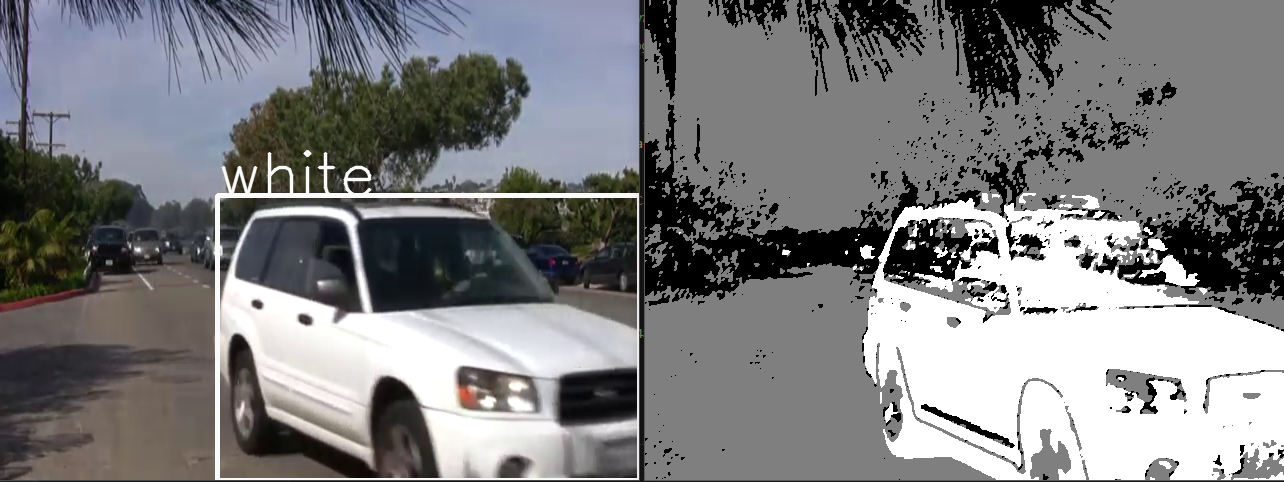
#> input picture Capture.PNG, 1284 x 482 px, given in place of 30_Minutes_of_Cars_Driving_By_in_2009(360p).mp4, which was not available
$ python color_vehicle_recognition.py
#> lines starting #> are read from the running program, lines starting #| are printed output that depends on the picture; after the words box and inside, x2 and y2 are one past the last pixel; in counts of white or black regions, pixels touching at a corner belong together; pictures that were not available may be replaced by others from this repository, and a replacement may not be noted
from scipy.spatial import distance as dist
from collections import OrderedDict
import numpy as np
from scipy.stats import itemfreq
import cv2
import math
import warnings
warnings.filterwarnings("ignore")

#Function to get the centroid of the Object.
def get_centroid(x, y, w, h):
    x1 = int(w / 2)
    y1 = int(h / 2)

    cx = x + x1
    cy = y + y1

    return (cx, cy)


#function to detect vehical/moving object
def detect_vehicles(fg_mask, min_contour_width=35, min_contour_height=35):

    matches = []
    frame_copy=fg_mask
    # finding external contours
    contours, hierarchy = cv2.findContours(
        fg_mask, cv2.RETR_EXTERNAL, cv2.CHAIN_APPROX_TC89_L1)


    for (i, contour) in enumerate(contours):
        (x, y, w, h) = cv2.boundingRect(contour)
        contour_valid = (w >= min_contour_width) and (
            h >= min_contour_height)

        if not contour_valid:
            continue

        # getting center of the bounding box
        centroid = get_centroid(x, y, w, h)

        matches.append(((x, y, w, h), centroid))

    return matches


#function to normalize the image so that the entire blob has the same rgb value
def normalized(down):
		s=down.shape
		x=s[1]
		y=s[0]
		norm=np.zeros((y,x,3),np.float32)
		norm_rgb=np.zeros((y,x,3),np.uint8)

		b=down[:,:,0]
		g=down[:,:,1]
		r=down[:,:,2]

		sum=b+g+r

		norm[:,:,0]=b/sum*255.0
		norm[:,:,1]=g/sum*255.0
		norm[:,:,2]=r/sum*255.0

		norm_rgb=cv2.convertScaleAbs(norm)
		return norm_rgb


# initializing color class
colors = OrderedDict({"red": (255, 0, 0),"green": (0, 255, 0),"blue": (0,0, 255),"white":(255,255,255),"black":(100,100,100),'Orange': (255, 128, 0)
,'Grey':(84,84,84),'yellow': (255,255,0),'NavyBlue': (0,0,128),'black': (0,0,0),'Silver': (192,192,192),'Dark Green' : (47,79,47),'grey':(194,194,194)
,'Maroon':(128,0,0),'green copper': (74,118,110)})
lab = np.zeros((len(colors), 1, 3), dtype="uint8")
colorNames = []


#converting the rbg color to lab colors
for (i, (name, rgb)) in enumerate(colors.items()):
			# update the L*a*b* array and the color names list
			lab[i] = rgb
			colorNames.append(name)
lab = cv2.cvtColor(lab, cv2.COLOR_RGB2LAB)


#function to label car lab color to a perticular color class
def label(image,lab,colorNames):

		# initialize the minimum distance found thus far
		minDist = (np.inf, None)

		# loop over the known L*a*b* color values
		for (i, row) in enumerate(lab):
			# compute the distance between the current L*a*b*
			# color value and the mean of the image

			d = dist.euclidean(row[0],image)

			# if the distance is smaller than the current distance,
			# then update the bookkeeping variable
			if d < minDist[0]:
				minDist = (d, i)

		# return the name of the color with the smallest distance
		return colorNames[minDist[1]]


#initialising background object used for background elemination
background=cv2.createBackgroundSubtractorMOG2()


cap=cv2.VideoCapture('30_Minutes_of_Cars_Driving_By_in_2009(360p).mp4')
#initialising frame counter
count_frame=1
while(cap.isOpened()):
	_,frame=cap.read()
#> frame is the input picture: shape (482, 1284, 3); mean B, G, R 127.6, 126, 125.7
	#resizing the frame
	try:
		frame=cv2.resize(frame,(640,480))
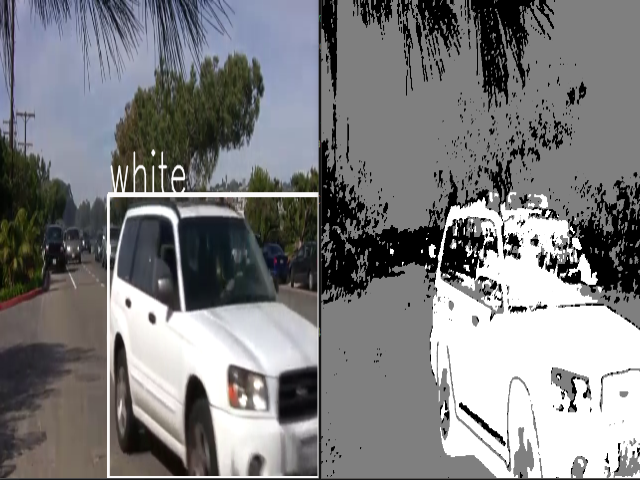
#> frame: shape (480, 640, 3); mean B, G, R 127.6, 125.9, 125.7
	except:
		break
	#creating a copy of the frame
	frame_copy=frame
	frame_copy_copy=copy =frame[:,:]

	#applying background elemination
	bg=background.apply(frame)
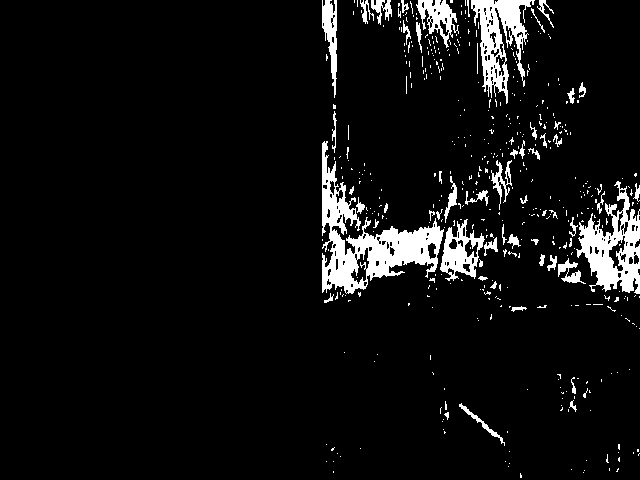
#> bg: shape (480, 640); values 127 (black) and 255 (white), 6.5% white; 459 white regions (402 under 20 px), largest, box (x1, y1, x2, y2) and area: (322, 141, 444, 294) 5855, (576, 181, 640, 294) 3296, (471, 0, 535, 104) 2779

	#additional image processing

	kernel=cv2.getStructuringElement(cv2.MORPH_ELLIPSE, (2, 2))
	bg= cv2.erode(bg,kernel,iterations = 1)
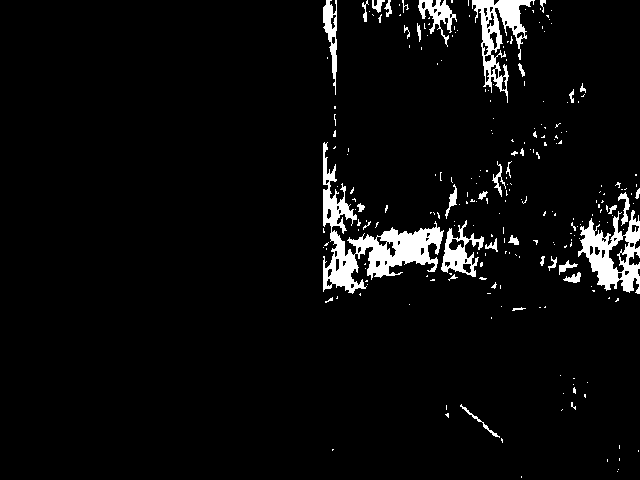
#> bg: shape (480, 640); values 127 (black) and 255 (white), 4.6% white; 239 white regions (205 under 20 px), largest, box (x1, y1, x2, y2) and area: (323, 142, 444, 294) 4790, (578, 210, 640, 294) 2432, (472, 0, 535, 103) 2079

	# Fill any small holes
	closing=cv2.morphologyEx(bg,cv2.MORPH_CLOSE,kernel)
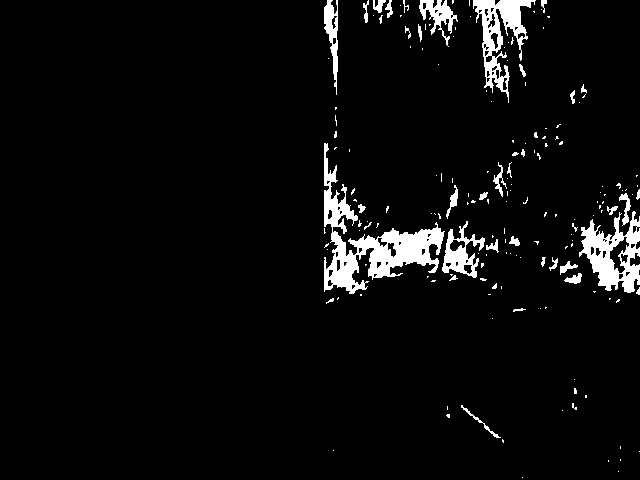
#> closing: shape (480, 640); values 127 (black) and 255 (white), 4.7% white; 173 white regions (137 under 20 px), largest, box (x1, y1, x2, y2) and area: (324, 143, 445, 294) 4909, (579, 211, 640, 293) 2444, (473, 0, 536, 103) 2200
	cv2.imshow("closing",closing)

	# Remove noise
	opening=cv2.morphologyEx(closing, cv2.MORPH_OPEN, kernel)
#> opening: shape (480, 640); values 127 (black) and 255 (white), 4.6% white; 116 white regions (73 under 20 px), largest, box (x1, y1, x2, y2) and area: (325, 227, 445, 295) 3913, (580, 212, 640, 294) 2438, (474, 0, 537, 98) 2168
	cv2.imshow("removing_noise",opening)

	# Dilate to merge adjacent blobs
	dilation=cv2.dilate(opening, kernel, iterations=2)
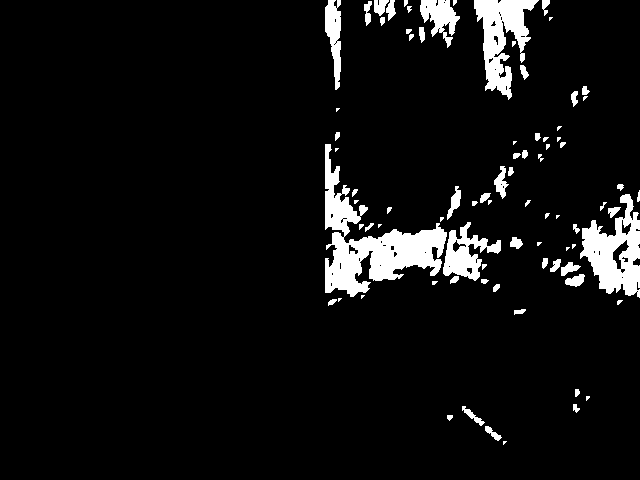
#> dilation: shape (480, 640); values 127 (black) and 255 (white), 6.3% white; 82 white regions (26 under 20 px), largest, box (x1, y1, x2, y2) and area: (325, 144, 447, 297) 6331, (580, 194, 640, 298) 3314, (474, 0, 539, 100) 3027

	# threshold to remove furthur noise
	dilation[dilation < 240] = 0
#> dilation: shape (480, 640); 6.3% white; 82 white regions (26 under 20 px)
	bg=dilation

	#initialising output color list
	output_color=[]

	#detecting contour and calculating the co-ordinates of the contours
	contour_list=detect_vehicles(bg)
#> in detect_vehicles, `contours, hierarchy = cv2.findContours( fg_mask, cv2.RETR_EXTERNAL, cv..`: contours = 82 contours, 43 with area under 20; largest, box (x1, y1, x2, y2) and area: (325, 144, 447, 297) 6058, (580, 194, 640, 298) 3443, (474, 0, 539, 100) 2875, (443, 222, 501, 281) 1464, (420, 0, 460, 48) 877
#> the loop in detect_vehicles, `for (i, contour) in enumerate(contours):` made 82 passes
#> (x, y, w, h, contour_valid) on passes 2, 3, 4, 5, 7, 8, 10, 13, 15, 16, 17, 19: (485, 426, 17, 15, False), (447, 415, 6, 6, False), (462, 406, 23, 20, False), (573, 404, 7, 9, False), (575, 389, 5, 8, False), (514, 309, 12, 6, False), (328, 299, 9, 7, False), (493, 284, 7, 8, False), (481, 279, 8, 5, False), (450, 276, 9, 8, False), (565, 274, 19, 12, False), (561, 262, 20, 14, False)
#> (contour, x, y, w, h, contour_valid) on passes 1, 6, 9, 11, 12, 14: ([[503, 441], [503, 444], [506, 441]], 503, 441, 4, 4, False), ([[586, 396], [586, 400], [589, 396]], 586, 396, 4, 5, False), ([[617, 301], [617, 304], [622, 300]], 617, 300, 6, 5, False), ([[338, 298], [338, 301], [341, 298]], 338, 298, 4, 4, False), ([[361, 295], [361, 298], [364, 295]], 361, 295, 4, 4, False), ([[432, 281], [432, 284], [434, 284], [437, 281]], 432, 281, 6, 4, False)
#> after the loop in detect_vehicles, `for (i, contour) in enumerate(contours):`: matches = [((443, 222, 58, 59), (472, 251)), ((580, 194, 60, 104), (610, 246)), ((325, 144, 122, 153), (386, 220)), ((474, 0, 65, 100), (506, 50)), ((420, 0, 40, 48), (440, 24))]
#> contour_list has the same summary as matches in detect_vehicles

	#traversing through each detected contour
	for ele in contour_list:
		x1=ele[0][0]
		y1=ele[0][1]
		x2=x1+ele[0][2]
		y2=y1+ele[0][3]
		#extracting the regions that contains car features

		slice_bg=frame_copy[y1:y2,x1:x2]

		#normalising the image so that there is uniform color throughout
		slice_bg=normalized(slice_bg)

		arr=np.float32(slice_bg)
		#reshaping the image to a linear form with 3-channels
		pixels=arr.reshape((-1,3))

		#number of clusters
		n_colors=2

		#number of iterations
		criteria = (cv2.TERM_CRITERIA_EPS + cv2.TERM_CRITERIA_MAX_ITER, 200, .1)

		#initialising centroid
		flags = cv2.KMEANS_RANDOM_CENTERS

		#applying k-means to detect prominant color in the image
		_, labels, centroids = cv2.kmeans(pixels, n_colors, None, criteria, 10, flags)


		palette = np.uint8(centroids)
		quantized = palette[labels.flatten()]

		#detecting the centroid with densest cluster
		dominant_color = palette[np.argmax(itemfreq(labels)[:, -1])]


		r=int(dominant_color[0])
		g=int(dominant_color[1])
		b=int(dominant_color[2])


		rgb=np.zeros((1,1,3),dtype='uint8')
		rgb[0]=(r,g,b)


		#getting the  label of the car color
#> (the run stopped early here; a loop or call above may not have finished)
